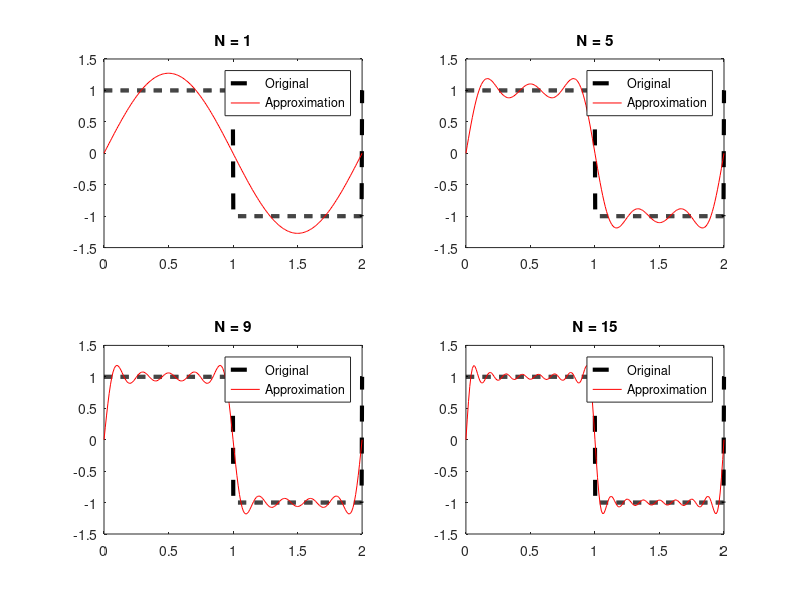

Write MATLAB code to recreate this figure.
% Time points
t = linspace(0,2*pi,500)';
t_approx = 0:0.01:2;

% Create figure 
figure;

% Loop through N values
N_values = [1 5 9 15]; 
for i = 1:4
    
    N = N_values(i);
    
    % Initialize Fourier series
    square_approx = 0;
    
    % Compute Fourier series 
    for n = 1:2:N
        square_approx = square_approx + (4/pi)*(sin(n*pi*t_approx)/n);
    end
    
    % Plot
    subplot(2,2,i);
    plot(t/pi,square(t),'k--','LineWidth',3) 
    hold on
    plot(t_approx,square_approx,'r-') 
    legend('Original','Approximation')
    title(['N = ' num2str(N)]);
    xlim([0 2]);
    ylim([-1.5 1.5]);
    hold off
end